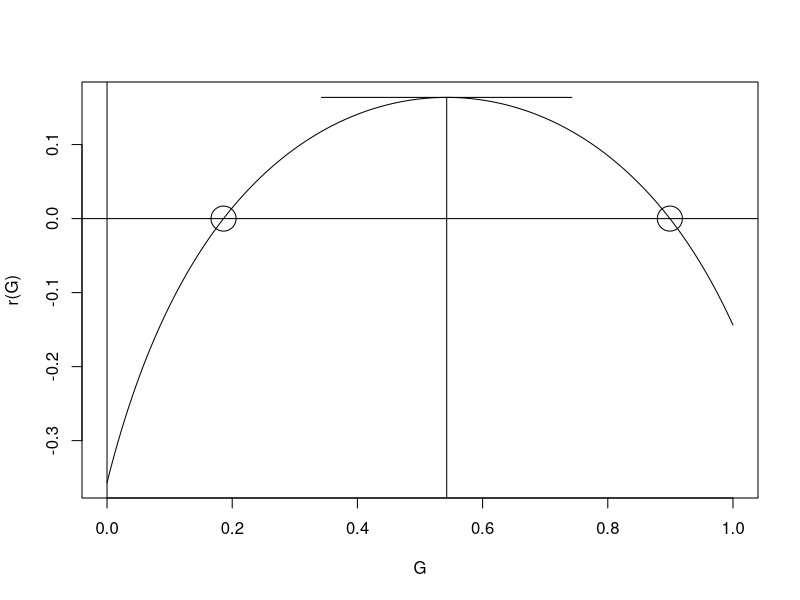

Write R code to recreate this figure.
library("plotrix")

G = seq(0,1,by=0.001)
r = 0.5*(log(5.3*G + 0.7) + log(-0.575*G + 0.7))

x = seq(-10,10,1)

plot(G,r,type="l",ylab="r(G)")
lines(x,0*x)
abline(v=0)
segments(0.54265791632486,-1,0.54265791632486,0.5*(log(5.3*0.54265791632486 + 0.7) + log(-0.575*0.54265791632486 + 0.7)))
segments(0.54265791632486-.2,0.5*(log(5.3*0.54265791632486 + 0.7) + log(-0.575*0.54265791632486 + 0.7)),0.54265791632486+.2,0.5*(log(5.3*0.54265791632486 + 0.7) + log(-0.575*0.54265791632486 + 0.7)))
draw.circle(x=0.186109,y=0.5*(log(5.3*0.186109 + 0.7) + log(-0.575*0.186109 + 0.7)),r=0.02)
draw.circle(x=0.899207,y=0.5*(log(5.3*0.899207 + 0.7) + log(-0.575*0.899207 + 0.7)),r=0.02)
